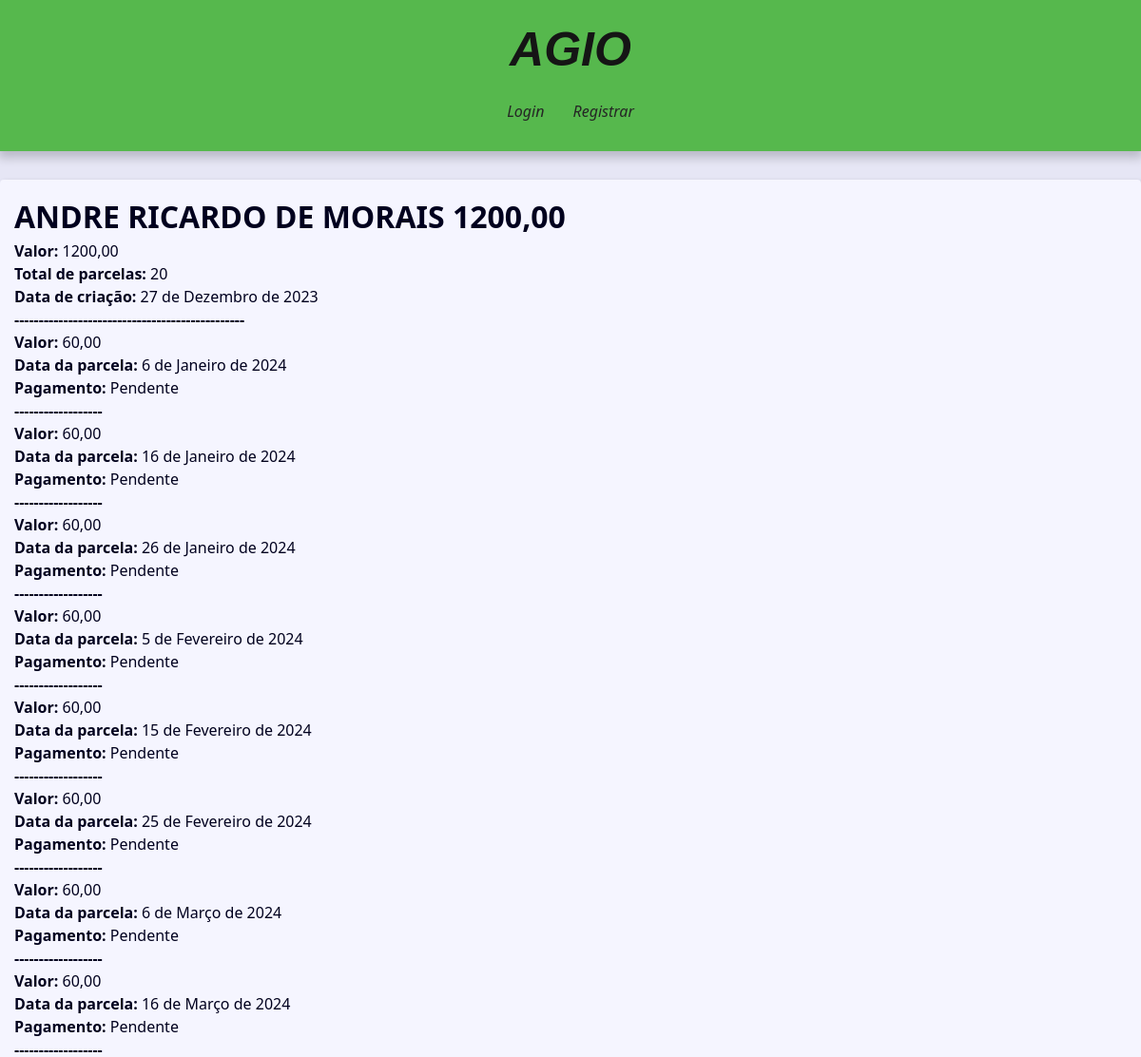
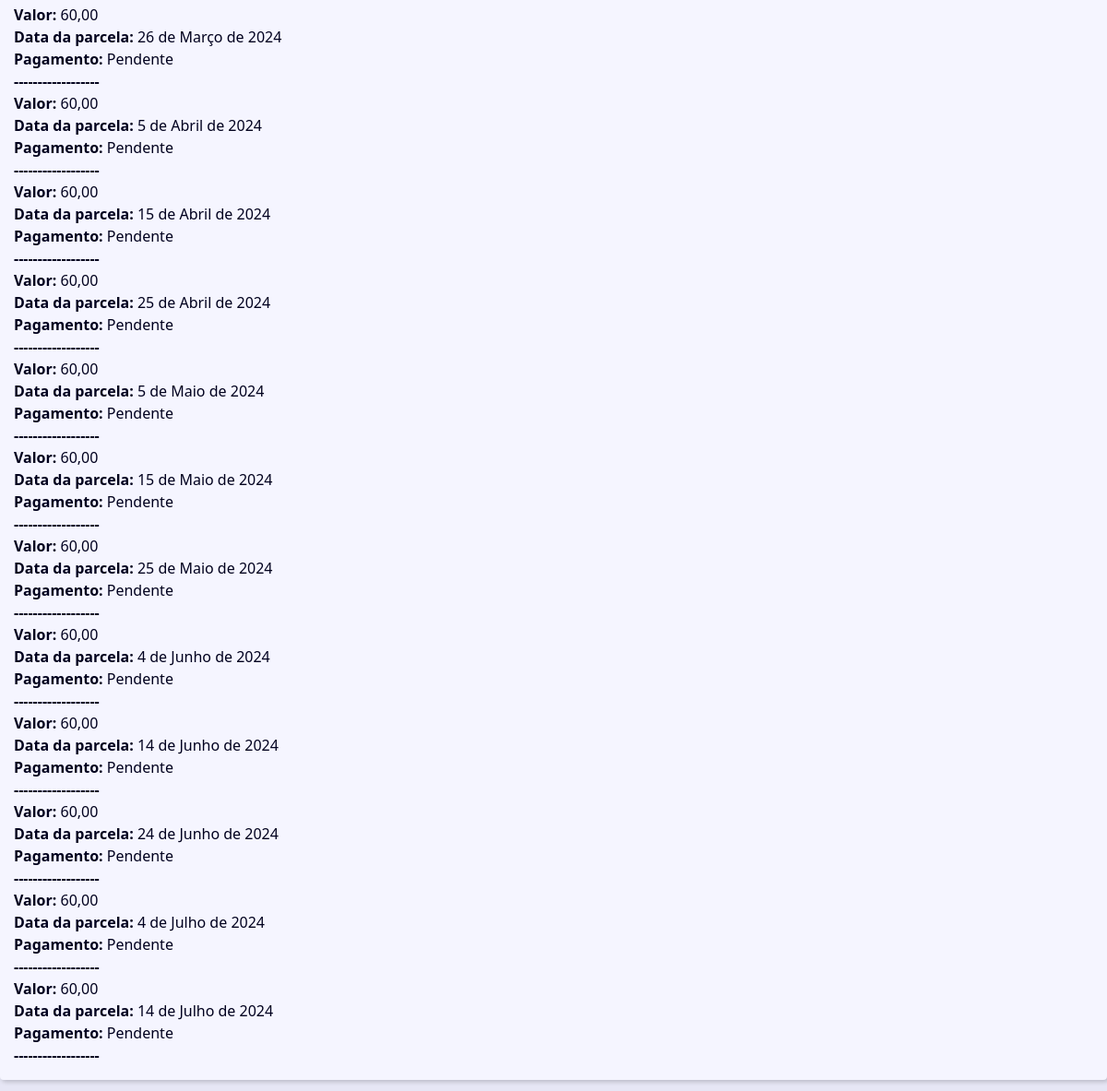
Page /loan/72/detail/ on the committed database (2 pictures, top to bottom).
### contact/models.py (models this page shows, shortened)
class Loan(models.Model):
    class Meta:
        verbose_name_plural = 'Emprstimos'
        verbose_name = 'Emprestimo'
    total_amount = models.DecimalField(max_digits=10, decimal_places=2,
                                       verbose_name='Valor')
    loan_date = models.DateField(default=timezone.now)
    total_installments = models.IntegerField(verbose_name='Parcelas')
    owner = models.ForeignKey(Contact, on_delete=models.SET_NULL, null=True,
                              verbose_name='Dono do emprestimo')
    fees = models.DecimalField(max_digits=10, decimal_places=0, default=0,
                               verbose_name='Taxa de juros')
    days = models.IntegerField(default=0, verbose_name='Dias')

class Contact(models.Model):
    class Meta:
        verbose_name_plural = 'Usuarios'
        verbose_name = 'Usuario'
    first_name = models.CharField(max_length=50, verbose_name='Nome')
    last_name = models.CharField(max_length=50, blank=True,
                                  verbose_name='Sobrenome')
    phone = models.CharField(max_length=50, verbose_name='Telefone')
    email = models.EmailField(max_length=254, verbose_name='Email')
    created_date = models.DateTimeField(default=timezone.now)
    description = models.TextField(blank=True, verbose_name='Descrição')
    show = models.BooleanField(default=True)
    picture = models.ImageField(upload_to='pictures/%Y/%m/%d', blank=True, verbose_name='Imagem')
    owner = models.ForeignKey(User, on_delete=models.SET_NULL,
                              blank=True, null=True)
    def __str__(self) -> str:
        return f'{self.first_name} {self.last_name}'

class Parcelas(models.Model):
    class Meta:
        verbose_name_plural = 'Parcelas'
        verbose_name = 'Parcela'
    amount_per_installment = models.DecimalField(max_digits=10,
                            decimal_places=2, null=True)
    paid = models.BooleanField(default=False,)
    owner = models.ForeignKey(Loan, on_delete=models.SET_NULL, null=True)
    owner_user = models.ForeignKey(User, on_delete=models.SET_NULL, null=True)
    installment_date = models.DateField(default=timezone.now)

### contact/views/contact_forms.py (the view)
# urls.py: path('loan/<int:loan_id>/detail/', views.loan, name='loan'),
def loan(request, loan_id):
    single_loan = get_object_or_404(Loan, pk=loan_id,)
    single_installments = Parcelas.objects.filter(owner=single_loan)
    context = {
        'loan': single_loan,
        'installments': single_installments,
        }
    return render(request, 'contact/loan.html', context)

### contact/templates/contact/loan.html (shortened to what this page needs)
{% extends 'base.html' %}
{% block content %}
  <div class="single-loan">
    <h1 class="single-loan">
      {{ loan.owner }} {{ loan.total_amount }}
    </h1>
    <p><b>Valor:</b> {{ loan.total_amount }}</p>
    <p><b>Total de parcelas:</b> {{ loan.total_installments}}</p>
    <p><b>Data de criação:</b> {{ loan.loan_date }}</p>
    <p><b>-----------------------------------------------</b></p>
    {% for parcela in installments %}
    <p><b>Valor:</b> {{ parcela.amount_per_installment }}</p>
    <p><b>Data da parcela:</b> {{ parcela.installment_date }}</p>
    {% if parcela.paid  %}
      <p><b>Pagamento:</b>Pago</p>
    {% else %}
      <p><b>Pagamento:</b> Pendente</p>
    {% endif %}
    <p><b>------------------</b></p>
    {% endfor %}
    </div>
{% endblock content %}

### base_static/global/css/style.css (style rules this page uses)
:root { --spacing: 1.5rem; --link-dark-color: rgb(0, 83, 134); --link-light-color: rgb(156, 217, 255); --clr-white: rgb(245, 245, 255); --clr-black: rgb(0, 0, 30); --clr-light-gray: rgb(230, 230, 245); --clr-dark-shadow-5: rgba(0, 0, 10, 5%); --clr-dark-shadow-10: rgba(0, 0, 10, 10%); --clr-dark-shadow-20: rgba(0, 0, 10, 20%); --clr-light-shadow-5: rgba(200, 200, 255, 5%); --clr-light-shadow-10: rgba(200, 200, 255, 10%); --clr-light-shadow-20: rgba(200, 200, 255, 20%); --main-page-width: 120rem; --table-min-width: 60rem; --biggest-font-size: 5rem; --bigger-font-size: 4rem; --big-font-size: 3.2rem; --medium-font-size: 2.4rem; --small-font-size: 1.6rem; --smaller-font-size: 1.4rem; --smallest-font-size: 1.2rem; --transition-fast: 300ms; --transition-medium: 600ms; --transition-slow: 1s; --default-border-radius: 4px; }
*, *::before, *::after { margin: 0; padding: 0; box-sizing: border-box; }
html { font-size: 62.5%; }
body { font-family: system-ui, -apple-system, BlinkMacSystemFont, 'Segoe UI', Roboto, Oxygen, Ubuntu, Cantarell, 'Open Sans', 'Helvetica Neue', sans-serif; line-height: 1.5; font-size: var(--small-font-size); color: var(--clr-black); -webkit-font-smoothing: antialiased; background: var(--clr-light-gray); }

### rows in the picture
Loan: owner "ANDRE RICARDO DE MORAIS", total_amount "1200,00", total_installments "20", loan_date "27 de Dezembro de 2023"
Parcelas: amount_per_installment "60,00", installment_date "6 de Janeiro de 2024", shows "Pagamento:", paid "Pendente"
Parcelas: amount_per_installment "60,00", installment_date "16 de Janeiro de 2024", shows "Pagamento:", paid "Pendente"
Parcelas: amount_per_installment "60,00", installment_date "26 de Janeiro de 2024", shows "Pagamento:", paid "Pendente"
Parcelas: amount_per_installment "60,00", installment_date "5 de Fevereiro de 2024", shows "Pagamento:", paid "Pendente"
Parcelas: amount_per_installment "60,00", installment_date "15 de Fevereiro de 2024", shows "Pagamento:", paid "Pendente"
Parcelas: amount_per_installment "60,00", installment_date "25 de Fevereiro de 2024", shows "Pagamento:", paid "Pendente"
Parcelas: amount_per_installment "60,00", installment_date "6 de Março de 2024", shows "Pagamento:", paid "Pendente"
Parcelas: amount_per_installment "60,00", installment_date "16 de Março de 2024", shows "Pagamento:", paid "Pendente"
Parcelas: amount_per_installment "60,00", installment_date "26 de Março de 2024", shows "Pagamento:", paid "Pendente"
Parcelas: amount_per_installment "60,00", installment_date "5 de Abril de 2024", shows "Pagamento:", paid "Pendente"
Parcelas: amount_per_installment "60,00", installment_date "15 de Abril de 2024", shows "Pagamento:", paid "Pendente"
Parcelas: amount_per_installment "60,00", installment_date "25 de Abril de 2024", shows "Pagamento:", paid "Pendente"
Parcelas: amount_per_installment "60,00", installment_date "5 de Maio de 2024", shows "Pagamento:", paid "Pendente"
Parcelas: amount_per_installment "60,00", installment_date "15 de Maio de 2024", shows "Pagamento:", paid "Pendente"
Parcelas: amount_per_installment "60,00", installment_date "25 de Maio de 2024", shows "Pagamento:", paid "Pendente"
Parcelas: amount_per_installment "60,00", installment_date "4 de Junho de 2024", shows "Pagamento:", paid "Pendente"
Parcelas: amount_per_installment "60,00", installment_date "14 de Junho de 2024", shows "Pagamento:", paid "Pendente"
Parcelas: amount_per_installment "60,00", installment_date "24 de Junho de 2024", shows "Pagamento:", paid "Pendente"
Parcelas: amount_per_installment "60,00", installment_date "4 de Julho de 2024", shows "Pagamento:", paid "Pendente"
Parcelas: amount_per_installment "60,00", installment_date "14 de Julho de 2024", shows "Pagamento:", paid "Pendente"
